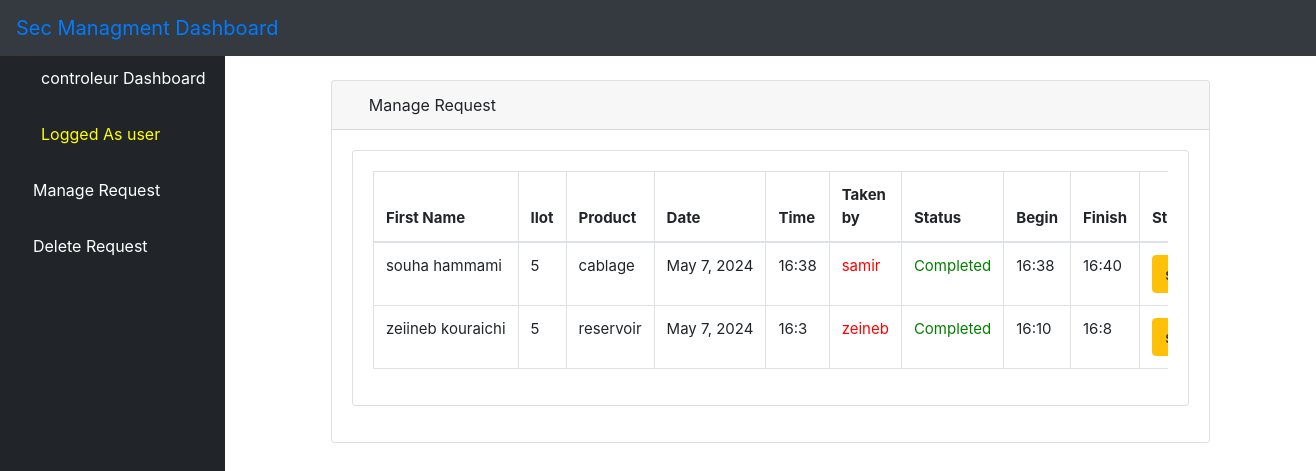
Screenshot of /lmbook/ (signed in) with the database file from the repository.
### bookstore/models.py (models this page shows, shortened)
class User(AbstractUser):
    is_admin = models.BooleanField(default=False)
    is_publisher = models.BooleanField(default=False)
    is_librarian = models.BooleanField(default=False)
    class Meta:
        swappable = 'AUTH_USER_MODEL'

class Book(models.Model):
    title = models.CharField(max_length=100)
    author = models.CharField(max_length=100)
    year = models.CharField(max_length=100)
    publisher = models.CharField(max_length=200)
    desc = models.CharField(max_length=1000)
    uploaded_by = models.CharField(max_length=100, null=True, blank=True)
    user_id = models.CharField(max_length=100, null=True, blank=True)
    date = models.DateField(max_length=12, default=datetime.date.today)
    time = models.CharField(max_length=12, default="00:00")
    status = models.BooleanField(default=False)
    controle = models.CharField(max_length=100 , default="")
    time1 = models.CharField(max_length=12, default="00:00")
    time2 = models.CharField(max_length=12, default="00:00")

### bookstore/views.py (the view)
# urls.py: path('lmbook/', views.LManageBook.as_view(), name='lmbook'),
class LManageBook(LoginRequiredMixin,ListView):
	model = Book
	template_name = 'librarian/manage_books.html'
	context_object_name = 'books'
	paginate_by = 3
	def get_queryset(self):
		return Book.objects.order_by('-id')

### bookstore/templates/librarian/manage_books.html (shortened to what this page needs)
{% extends 'librarian/base.html' %}
{% load static %}
{% block body %}
    <div class="container-fluid">
        <div class="row" style="padding-top: 30px">
            <div class="col-sm-1" style="color: red">
            </div>
            <div class="col-sm-10">
                <div class="card mb-3">
                    <div class="card-header">
                        <i class="fas fa-table text-primary"></i>
                        Manage Request
                    </div>
                    <div class="card-body">
                        <div class="card mb-3">
                            <div class="card-body">
                                <div class="table-responsive">
                                    <table id="example" style="font-size: 15px;" class="table table-bordered"  width="100%" cellspacing="0">
                                        <thead>
                                            <tr>
                                                <th>First Name</th>
                                                <th>Ilot</th>
                                                <th style=" white-space: nowrap;">Product</th>
                                                <th>Date</th>
                                                <th>Time</th>
                                                <th>Taken by</th>
                                                <th>Status</th>
                                                <th>Begin</th>
                                                <th>Finish</th>
                                                <th>Start</th>
                                            </tr>
                                        </thead>
                                        <tbody>
                                            {% if books %}
                                                {% for book in books %}
                                                    <tr>
                                                        <td style="white-space: nowrap;">{{ book.title }}</td>
                                                        <td>{{ book.publisher }}</td>
                                                        <td>{{ book.year }}</td>
                                                        <td style=" white-space: nowrap;">{{ book.date }}</td>
                                                        <td>{{ book.time }}</td>
                                                        <td style="color: red; white-space: nowrap;">{{ book.controle }}</td>
                                                        {% if book.status %}
                                                            <td style="color: green;">Completed </td>
                                                        {% else %}
                                                            <td style="color: orange;">In Progress</td>
                                                        {% endif %}
                                                        <td>{{ book.time2 }}</td>
                                                        <td>{{ book.time1 }}</td>
                                                        <td>
                                                            <a href="{% url 'cnbook' book.pk %}"><button type="button" class="btn btn-warning">start</button></a>
                                                        </td>
                                                    </tr>
                                                {% endfor %}
                                            {% endif %}
                                        </tbody>
                                    </table>
                                </div>
                            </div>
                        </div>
                    </div>
                </div>
            </div>
        </div>
    </div>
{% endblock %}

### bookstore/templates/librarian/base.html (shortened to what this page needs)
{% load static %}
<!DOCTYPE html>
<html lang="en">
<head>
    {% load static %}
    <link href="{% static 'vendor/fontawesome-free/css/all.min.css' %}" rel="stylesheet" type="text/css">
       <link rel="stylesheet" href="{% static 'assets/css/bootstrap.min.css' %}">
      <link rel="stylesheet" href="{% static 'assets/fonts/font-awesome-4.7.0/css/font-awesome.min.css' %}">
    <link href="{% static 'vendor/datatables/dataTables.bootstrap4.css' %}" rel="stylesheet">
    <link rel="stylesheet" type="text/css" href="{% static 'css/master.css' %}">
    <link href="{% static 'css/sb-admin.css' %}" rel="stylesheet">
</head>
<body id="page-top">
<nav class="navbar navbar-expand navbar-dark bg-dark fixed-top">
    <a class="navbar-brand mr-1 text-primary" href="">Sec Managment Dashboard</a>
    <button class="btn btn-link btn-sm text-white order-1 order-sm-0" id="sidebarToggle" href="#">
        <i class="fas fa-bars"></i>
    </button>
    <ul class="navbar-nav ml-auto ml-md-0">
        <li class="nav-item dropdown no-arrow">
            <a class="nav-link dropdown-toggle" href="#" id="userDropdown" role="button" data-toggle="dropdown" aria-haspopup="true" aria-expanded="false">
                <i class="fas fa-user-circle fa-fw text-primary"></i>
            </a>
        </li>
    </ul>
</nav>
<div id="wrapper" style="padding-top: 50px">
<ul class="sidebar navbar-nav">
    <li class="nav-item active">
        <a class="nav-link" href="{% url 'librarian' %}">
            <i class="fas fa-fw fa-tachometer-alt"></i>
            <span>controleur Dashboard</span>
        </a>
    </li>
    <li class="nav-item active">
        <a class="nav-link" href="">
            <i class="fas fa-user-circle fa-fw text-warning"></i>
            <span style="color: yellow">Logged As {{ user.username }}</span>
        </a>
      <li class="nav-item">
        <a class="nav-link" href="{% url 'lmbook' %}">
            <i class="fas fa-book text-primary"></i>
            <span style="color: white">Manage Request</span>
        </a>
    </li>
     <li class="nav-item">
        <a class="nav-link" href="{% url 'ldrequest' %}">
            <i class="fas fa-book text-primary"></i>
            <span style="color: white">Delete Request</span>
        </a>
    </li>
</ul>
    {% block body %}{% endblock %}
</div>

### static/css/master.css (style rules this page uses)
html { scroll-behavior: smooth; }
li { list-style-type: none; }

### bookstore/templates/librarian/base.html (style rules this page uses)
body { display: flex; flex-direction: column; min-height: 100vh; }

### rows the page displays
User: username "user"
Book: title "souha hammami", publisher "5", year "cablage", date "May 7, 2024", time "16:38", controle "samir", status "Completed", time2 "16:38", time1 "16:40"
Book: title "zeiineb kouraichi", publisher "5", year "reservoir", date "May 7, 2024", time "16:3", controle "zeineb", status "Completed", time2 "16:10", time1 "16:8"
